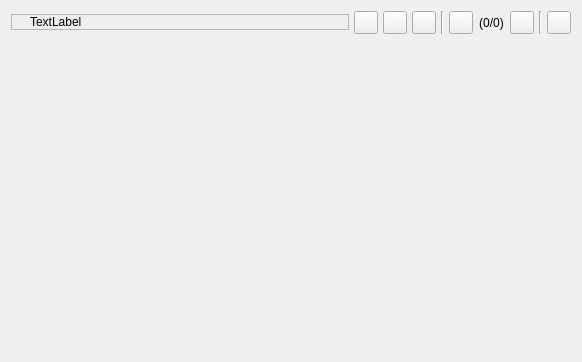
<?xml version="1.0" encoding="UTF-8"?>
<ui version="4.0">
 <class>OneToManyWidget</class>
 <widget class="QWidget" name="OneToManyWidget">
  <property name="geometry">
   <rect>
    <x>0</x>
    <y>0</y>
    <width>582</width>
    <height>362</height>
   </rect>
  </property>
  <property name="windowTitle">
   <string>Form</string>
  </property>
  <property name="layoutDirection">
   <enum>Qt::LeftToRight</enum>
  </property>
  <layout class="QVBoxLayout">
   <item>
    <layout class="QHBoxLayout">
     <property name="spacing">
      <number>5</number>
     </property>
     <item>
      <widget class="QFrame" name="frame">
       <property name="sizePolicy">
        <sizepolicy hsizetype="Preferred" vsizetype="Fixed">
         <horstretch>0</horstretch>
         <verstretch>0</verstretch>
        </sizepolicy>
       </property>
       <property name="frameShape">
        <enum>QFrame::StyledPanel</enum>
       </property>
       <property name="frameShadow">
        <enum>QFrame::Raised</enum>
       </property>
       <layout class="QHBoxLayout">
        <property name="spacing">
         <number>6</number>
        </property>
        <property name="leftMargin">
         <number>5</number>
        </property>
        <property name="topMargin">
         <number>0</number>
        </property>
        <property name="rightMargin">
         <number>0</number>
        </property>
        <property name="bottomMargin">
         <number>0</number>
        </property>
        <item>
         <widget class="QLabel" name="label">
          <property name="sizePolicy">
           <sizepolicy hsizetype="Fixed" vsizetype="Fixed">
            <horstretch>0</horstretch>
            <verstretch>0</verstretch>
           </sizepolicy>
          </property>
          <property name="text">
           <string/>
          </property>
          <property name="pixmap">
           <pixmap resource="common.qrc">:/images/images/relate.png</pixmap>
          </property>
         </widget>
        </item>
        <item>
         <widget class="QLabel" name="uiTitle">
          <property name="sizePolicy">
           <sizepolicy hsizetype="Expanding" vsizetype="Fixed">
            <horstretch>0</horstretch>
            <verstretch>0</verstretch>
           </sizepolicy>
          </property>
          <property name="text">
           <string>TextLabel</string>
          </property>
         </widget>
        </item>
       </layout>
      </widget>
     </item>
     <item>
      <widget class="QToolButton" name="pushNew">
       <property name="sizePolicy">
        <sizepolicy hsizetype="Fixed" vsizetype="Fixed">
         <horstretch>0</horstretch>
         <verstretch>0</verstretch>
        </sizepolicy>
       </property>
       <property name="toolTip">
        <string>New</string>
       </property>
       <property name="text">
        <string/>
       </property>
       <property name="icon">
        <iconset resource="common.qrc">
         <normaloff>:/images/images/new.png</normaloff>:/images/images/new.png</iconset>
       </property>
      </widget>
     </item>
     <item>
      <widget class="QToolButton" name="pushEdit">
       <property name="sizePolicy">
        <sizepolicy hsizetype="Fixed" vsizetype="Fixed">
         <horstretch>0</horstretch>
         <verstretch>0</verstretch>
        </sizepolicy>
       </property>
       <property name="toolTip">
        <string>Edit</string>
       </property>
       <property name="text">
        <string/>
       </property>
       <property name="icon">
        <iconset resource="common.qrc">
         <normaloff>:/images/images/edit.png</normaloff>:/images/images/edit.png</iconset>
       </property>
      </widget>
     </item>
     <item>
      <widget class="QToolButton" name="pushRemove">
       <property name="sizePolicy">
        <sizepolicy hsizetype="Fixed" vsizetype="Fixed">
         <horstretch>0</horstretch>
         <verstretch>0</verstretch>
        </sizepolicy>
       </property>
       <property name="toolTip">
        <string>Remove</string>
       </property>
       <property name="text">
        <string/>
       </property>
       <property name="icon">
        <iconset resource="common.qrc">
         <normaloff>:/images/images/delete.png</normaloff>:/images/images/delete.png</iconset>
       </property>
      </widget>
     </item>
     <item>
      <widget class="Line" name="line">
       <property name="orientation">
        <enum>Qt::Vertical</enum>
       </property>
      </widget>
     </item>
     <item>
      <layout class="QHBoxLayout">
       <property name="spacing">
        <number>6</number>
       </property>
       <property name="margin">
        <number>0</number>
       </property>
       <item>
        <widget class="QToolButton" name="pushBack">
         <property name="sizePolicy">
          <sizepolicy hsizetype="Fixed" vsizetype="Fixed">
           <horstretch>0</horstretch>
           <verstretch>0</verstretch>
          </sizepolicy>
         </property>
         <property name="toolTip">
          <string>Previous</string>
         </property>
         <property name="text">
          <string/>
         </property>
         <property name="icon">
          <iconset resource="common.qrc">
           <normaloff>:/images/images/previous.png</normaloff>:/images/images/previous.png</iconset>
         </property>
        </widget>
       </item>
       <item>
        <widget class="QLabel" name="uiLabel">
         <property name="sizePolicy">
          <sizepolicy hsizetype="Minimum" vsizetype="Minimum">
           <horstretch>0</horstretch>
           <verstretch>0</verstretch>
          </sizepolicy>
         </property>
         <property name="sizeIncrement">
          <size>
           <width>0</width>
           <height>2</height>
          </size>
         </property>
         <property name="text">
          <string>(0/0)</string>
         </property>
         <property name="alignment">
          <set>Qt::AlignCenter</set>
         </property>
        </widget>
       </item>
       <item>
        <widget class="QToolButton" name="pushForward">
         <property name="sizePolicy">
          <sizepolicy hsizetype="Fixed" vsizetype="Fixed">
           <horstretch>0</horstretch>
           <verstretch>0</verstretch>
          </sizepolicy>
         </property>
         <property name="toolTip">
          <string>Next</string>
         </property>
         <property name="text">
          <string/>
         </property>
         <property name="icon">
          <iconset resource="common.qrc">
           <normaloff>:/images/images/next.png</normaloff>:/images/images/next.png</iconset>
         </property>
        </widget>
       </item>
      </layout>
     </item>
     <item>
      <widget class="Line" name="line_2">
       <property name="orientation">
        <enum>Qt::Vertical</enum>
       </property>
      </widget>
     </item>
     <item>
      <widget class="QToolButton" name="pushSwitchView">
       <property name="sizePolicy">
        <sizepolicy hsizetype="Fixed" vsizetype="Fixed">
         <horstretch>0</horstretch>
         <verstretch>0</verstretch>
        </sizepolicy>
       </property>
       <property name="toolTip">
        <string>Switch View</string>
       </property>
       <property name="text">
        <string/>
       </property>
       <property name="icon">
        <iconset resource="common.qrc">
         <normaloff>:/images/images/switch_view.png</normaloff>:/images/images/switch_view.png</iconset>
       </property>
      </widget>
     </item>
    </layout>
   </item>
   <item>
    <widget class="Screen" name="screen" native="true">
     <property name="sizePolicy">
      <sizepolicy hsizetype="Expanding" vsizetype="Expanding">
       <horstretch>0</horstretch>
       <verstretch>0</verstretch>
      </sizepolicy>
     </property>
    </widget>
   </item>
  </layout>
 </widget>
 <customwidgets>
  <customwidget>
   <class>Screen</class>
   <extends>QWidget</extends>
   <header>Koo.Screen.Screen</header>
   <container>1</container>
  </customwidget>
 </customwidgets>
 <resources>
  <include location="common.qrc"/>
 </resources>
 <connections/>
</ui>
